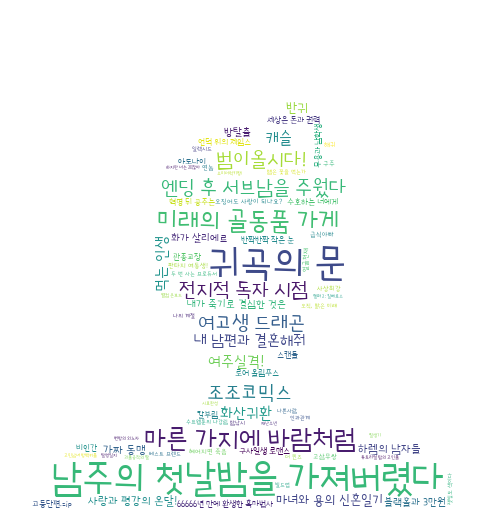

Recreate this plot in Python.
from wordcloud import WordCloud
import matplotlib.pyplot as plt
from PIL import Image
import numpy as np
import json

with open('webtoons.json' , encoding='utf-8') as file:
    webtoons = json.load(file)

res = dict()
for webtoon in webtoons['webtoons']:
    res[webtoon['title']] = int(float(webtoon['star']) * 100)

masking_img = np.array(Image.open('kakao.png'))
cloud = WordCloud(font_path='Goyang.ttf' , max_font_size=40,
                  mask=masking_img , background_color='white').fit_words(res)

cloud.to_file('cloud02.png')

plt.imshow(cloud, interpolation='bilinear')
plt.axis('off')
plt.show()
